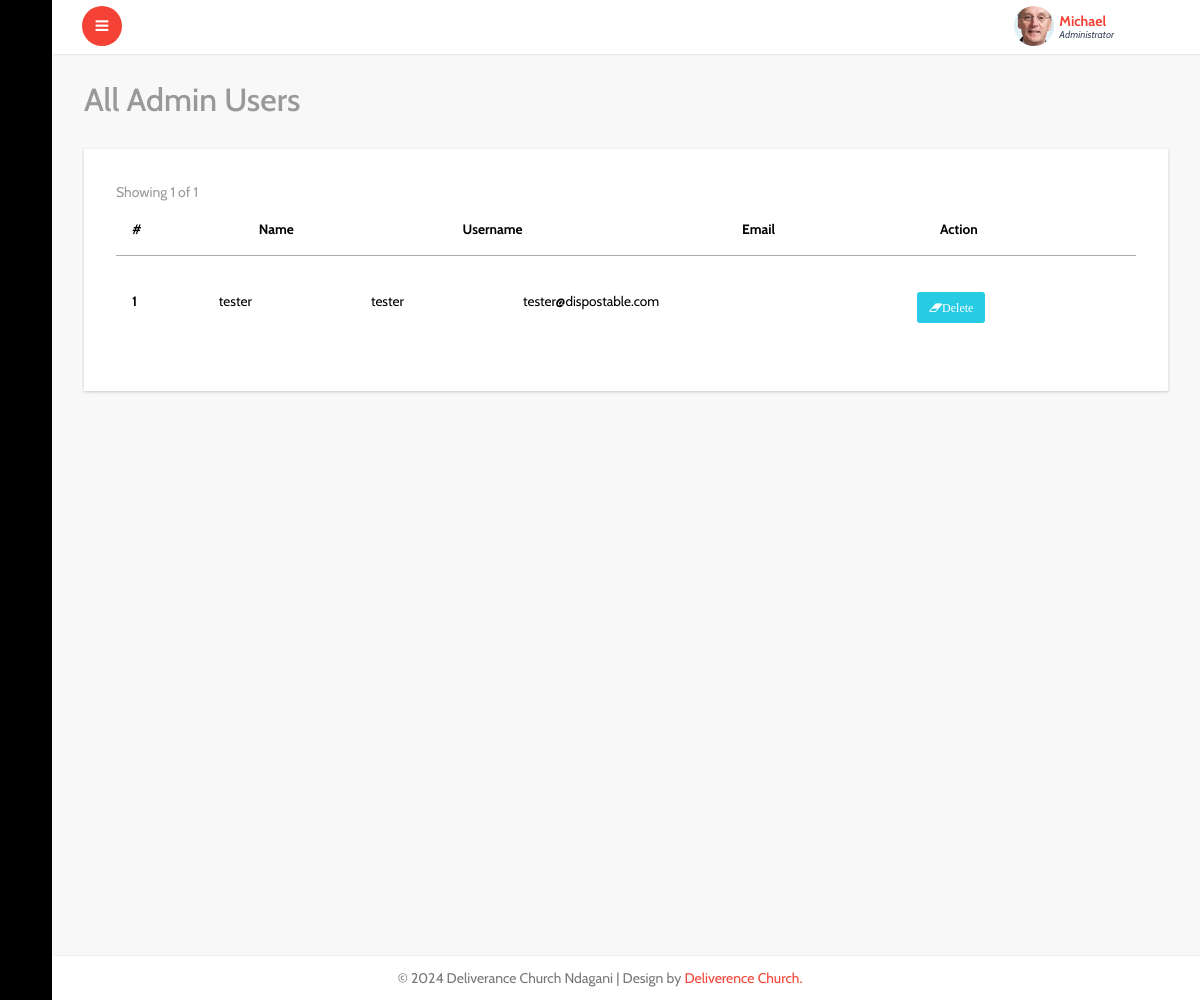
/admin/adminlist.php (signed in), run on the app's committed database.
### tables this page shows
CREATE TABLE `table_admin` (
  `id` int NOT NULL,
  `name` varchar(45) NOT NULL,
  `email` varchar(45) NOT NULL,
  `username` varchar(45) NOT NULL,
  `password` varchar(45) NOT NULL,
  `file` varchar(567) NOT NULL
);

### idiorm.php (called while the page is built, shortened)
<?php
    class ORM implements ArrayAccess {
        protected static $_default_config = array(
            'connection_string' => 'sqlite::memory:',
            'id_column' => 'id',
            'id_column_overrides' => array(),
            'error_mode' => PDO::ERRMODE_EXCEPTION,
            'username' => null,
            'password' => null,
            'driver_options' => null,
            'identifier_quote_character' => null,
            'limit_clause_style' => null,
            'logging' => false,
            'logger' => null,
            'caching' => false,
            'caching_auto_clear' => false,
            'return_result_sets' => false,
        );
        protected static $_config = array();
        protected static $_db = array();
        protected static $_last_statement = null;
        protected $_connection_name;
        protected $_table_name;
        protected $_values = array();
        protected $_result_columns = array('*');
        protected $_join_sources = array();
        protected $_order_by = array();
        protected $_group_by = array();
        public static function configure($key, $value = null, $connection_name = self::DEFAULT_CONNECTION) {
            if (is_array($key)) {
                foreach ($key as $conf_key => $conf_value) {
                    self::configure($conf_key, $conf_value, $connection_name);
                }
            } else {
                if (is_null($value)) {
                    $value = $key;
                    $key = 'connection_string';
                }
                self::$_config[$connection_name][$key] = $value;
            }
        }
        public static function for_table($table_name, $connection_name = self::DEFAULT_CONNECTION) {
            return new self($table_name, array(), $connection_name);
        }
        protected static function _setup_db_config($connection_name) {
            if (!array_key_exists($connection_name, self::$_config)) {
                self::$_config[$connection_name] = self::$_default_config;
            }
        }
        public static function set_db($db, $connection_name = self::DEFAULT_CONNECTION) {
            self::$_db[$connection_name] = $db;
        }
        protected static function _setup_identifier_quote_character($connection_name) {
            if (is_null(self::$_config[$connection_name]['identifier_quote_character'])) {
                self::$_config[$connection_name]['identifier_quote_character'] =
                    self::_detect_identifier_quote_character($connection_name);
            }
        }
        public static function _setup_limit_clause_style($connection_name) {
            if (is_null(self::$_config[$connection_name]['limit_clause_style'])) {
                self::$_config[$connection_name]['limit_clause_style'] =
                    self::_detect_limit_clause_style($connection_name);
            }
        }
        protected static function _detect_identifier_quote_character($connection_name) {
            switch(self::get_db($connection_name)->getAttribute(PDO::ATTR_DRIVER_NAME)) {
                case 'mysql':
                case 'sqlite':
                case 'sqlite2':
                default:
                    return '`';
            }
        }
        protected static function _detect_limit_clause_style($connection_name) {
            switch(self::get_db($connection_name)->getAttribute(PDO::ATTR_DRIVER_NAME)) {
                default:
                    return ORM::LIMIT_STYLE_LIMIT;
            }
        }
        public static function get_db($connection_name = self::DEFAULT_CONNECTION) {
            return self::$_db[$connection_name];
        }
        public static function get_last_statement() {
            return self::$_last_statement;
        }
        protected static function _execute($query, $parameters = array(), $connection_name = self::DEFAULT_CONNECTION) {
            $statement = self::get_db($connection_name)->prepare($query);
            self::$_last_statement = $statement;
            $time = microtime(true);
            $q = $statement->execute();
            return $q;
        }
        protected static function _log_query($query, $parameters, $connection_name, $query_time) {
            if (!self::$_config[$connection_name]['logging']) {
                return false;
            }
            return true;
        }
        protected function __construct($table_name, $data = array(), $connection_name = self::DEFAULT_CONNECTION) {
            $this->_table_name = $table_name;
            $this->_connection_name = $connection_name;
        }
        public function find_array() {
            return $this->_run();
        }
        protected function _build_select() {
            return $this->_join_if_not_empty(" ", array(
                $this->_build_select_start(),
                $this->_build_join(),
                $this->_build_where(),
                $this->_build_group_by(),
                $this->_build_having(),
                $this->_build_order_by(),
                $this->_build_limit(),
                $this->_build_offset(),
            ));
        }
        protected function _build_select_start() {
            $fragment = 'SELECT ';
            $result_columns = join(', ', $this->_result_columns);
            $fragment .= "{$result_columns} FROM " . $this->_quote_identifier($this->_table_name);
            return $fragment;
        }
        protected function _build_join() {
            if (count($this->_join_sources) === 0) {
                return '';
            }
            return join(" ", $this->_join_sources);
        }
        protected function _build_where() {
            return $this->_build_conditions('where');
        }
        protected function _build_having() {
            return $this->_build_conditions('having');
        }
        protected function _build_group_by() {
            if (count($this->_group_by) === 0) {
                return '';
            }
            return "GROUP BY " . join(", ", $this->_group_by);
        }
        protected function _build_conditions($type) {
            $conditions_class_property_name = "_{$type}_conditions";
            if (count($this->$conditions_class_property_name) === 0) {
                return '';
            }
            $conditions = array();
            return strtoupper($type) . " " . join(" AND ", $conditions);
        }
        protected function _build_order_by() {
            if (count($this->_order_by) === 0) {
                return '';
            }
            return "ORDER BY " . join(", ", $this->_order_by);
        }
        protected function _build_limit() {
            $fragment = '';
            return $fragment;
        }
        protected function _build_offset() {
            return '';
        }
        protected function _join_if_not_empty($glue, $pieces) {
            $filtered_pieces = array();
            foreach ($pieces as $piece) {
                if (is_string($piece)) {
                    $piece = trim($piece);
                }
                if (!empty($piece)) {
                    $filtered_pieces[] = $piece;
                }
            }
            return join($glue, $filtered_pieces);
        }
        protected function _quote_one_identifier($identifier) {
            $parts = explode('.', $identifier);
            $parts = array_map(array($this, '_quote_identifier_part'), $parts);
            return join('.', $parts);
        }
        protected function _quote_identifier($identifier) {
            if (is_array($identifier)) {
                $result = array_map(array($this, '_quote_one_identifier'), $identifier);
                return join(', ', $result);
            } else {
                return $this->_quote_one_identifier($identifier);
            }
        }
        protected function _quote_identifier_part($part) {
            $quote_character = self::$_config[$this->_connection_name]['identifier_quote_character'];
            return $quote_character .
                   str_replace($quote_character,
                               $quote_character . $quote_character,
                               $part
                   ) . $quote_character;
        }
        protected function _run() {
            $query = $this->_build_select();
            $caching_enabled = self::$_config[$this->_connection_name]['caching'];
            self::_execute($query, $this->_values, $this->_connection_name);
            $statement = self::get_last_statement();
            $rows = array();
            while ($row = $statement->fetch(PDO::FETCH_ASSOC)) {
                $rows[] = $row;
            }
            $this->_values = array();
            $this->_result_columns = array('*');
            return $rows;
        }
        public function __call($name, $arguments)
        {
            $method = strtolower(preg_replace('/([a-z])([A-Z])/', '$1_$2', $name));
            if (method_exists($this, $method)) {
                return call_user_func_array(array($this, $method), $arguments);
            } else {
                throw new IdiormMethodMissingException("Method $name() does not exist in class " . get_class($this));
            }
        }
    }

### admin/adminlist.php (the view, shortened to what this page needs)
<?php include"header.php"; ?>
			<div id="page-wrapper">
				<div class="graphs">
					<h3 class="blank1">All Admin Users</h3>
					 <div class="xs tabls">
					 <div class="panel-body1">
					   <table class="table">
					    <thead>
							<tr>
							  <th>#</th>
							  <th>Name</th>
							  <th>Username</th>
							  <th>Email</th>
							  <th>Action</th>
							</tr>
						  </thead>
						  <tbody>
						   <?php
                                $tbl_name="table_admin";
        $get_posts_tbl = ORM::for_table("$tbl_name")
                 ->find_array();
	$total_pages = count($get_posts_tbl);
	$limit = 10;
	$page = $_GET['page'];
	if($page)
		$start = ($page - 1) * $limit;
	else
		$start = 0;
				$result = $db->prepare("SELECT * FROM table_admin  ORDER BY id DESC LIMIT $start, $limit");
				$result->execute();
	$next = $page + 1;
	$lastpage = ceil($total_pages/$limit);
	 ?>
                            <span class="text-muted m-r-sm">Showing
                                 <?php if($lastpage == $next-1):?>
                                    <?=$total_pages?>
                                <?php else:?>
                                <?=$page * $limit?>
                            <?php endif;?>
                                of <?=$total_pages?>
                                        </span>
			    </div>
               </div>
                <table class="table">
                      <?php
				for($i=1; $row = $result->fetch(); $i++){
               ?>
							<tr>
							  <th scope="row"><?php echo $i; ?></th>
							  <td><?php echo $row['name']; ?></td>
							  <td><?php echo $row['username']; ?></td>
							  <td><?php echo $row['email']; ?></td>
							  <td>
							    <a href="delete-admin.php?id=<?=$row['id'] ?>" class="fa fa-eraser btn btn-xs btn-success warning_4 delbtn" >Delete</a>
							  </td>
							</tr>
							 <?php } ?>
						</table>
						</div>
						</div>
				</div>
		<?php include"footer.php"; ?>

### data on the page
table_admin: name "tester", username "tester", email "tester@dispostable.com"

### other printed values
$total_pages "1"
